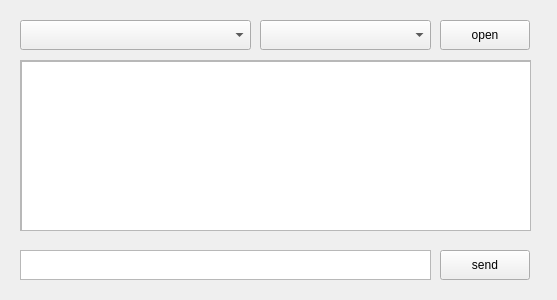
<?xml version="1.0" encoding="UTF-8"?>
<ui version="4.0">
 <class>MainWindow</class>
 <widget class="QMainWindow" name="MainWindow">
  <property name="geometry">
   <rect>
    <x>0</x>
    <y>0</y>
    <width>557</width>
    <height>300</height>
   </rect>
  </property>
  <property name="windowTitle">
   <string>Serial4QT code by geek2pm</string>
  </property>
  <widget class="QWidget" name="centralWidget">
   <widget class="QPushButton" name="pushButton_send">
    <property name="geometry">
     <rect>
      <x>440</x>
      <y>250</y>
      <width>90</width>
      <height>30</height>
     </rect>
    </property>
    <property name="text">
     <string>send</string>
    </property>
   </widget>
   <widget class="QComboBox" name="comboBoxComs">
    <property name="geometry">
     <rect>
      <x>20</x>
      <y>20</y>
      <width>231</width>
      <height>30</height>
     </rect>
    </property>
   </widget>
   <widget class="QPushButton" name="pushButton_switch">
    <property name="geometry">
     <rect>
      <x>440</x>
      <y>20</y>
      <width>90</width>
      <height>30</height>
     </rect>
    </property>
    <property name="toolTipDuration">
     <number>0</number>
    </property>
    <property name="text">
     <string>open</string>
    </property>
   </widget>
   <widget class="QComboBox" name="comboBoxBaud">
    <property name="geometry">
     <rect>
      <x>260</x>
      <y>20</y>
      <width>171</width>
      <height>30</height>
     </rect>
    </property>
   </widget>
   <widget class="QScrollArea" name="scrollArea">
    <property name="geometry">
     <rect>
      <x>20</x>
      <y>60</y>
      <width>511</width>
      <height>171</height>
     </rect>
    </property>
    <property name="widgetResizable">
     <bool>true</bool>
    </property>
    <widget class="QWidget" name="scrollAreaWidgetContents">
     <property name="geometry">
      <rect>
       <x>0</x>
       <y>0</y>
       <width>509</width>
       <height>169</height>
      </rect>
     </property>
     <widget class="QTextBrowser" name="textBrowser">
      <property name="geometry">
       <rect>
        <x>0</x>
        <y>0</y>
        <width>511</width>
        <height>171</height>
       </rect>
      </property>
     </widget>
    </widget>
   </widget>
   <widget class="QTextEdit" name="textEdit">
    <property name="geometry">
     <rect>
      <x>20</x>
      <y>250</y>
      <width>411</width>
      <height>30</height>
     </rect>
    </property>
   </widget>
  </widget>
 </widget>
 <layoutdefault spacing="6" margin="11"/>
 <resources/>
 <connections/>
</ui>
